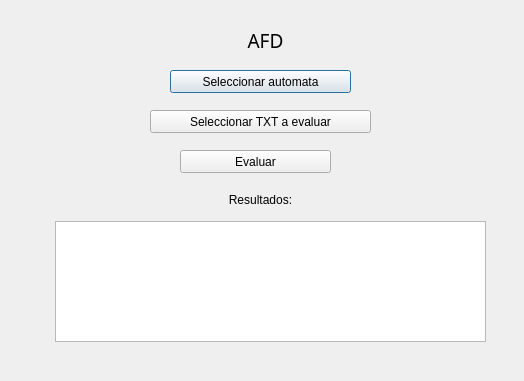
<?xml version="1.0" encoding="UTF-8"?>
<ui version="4.0">
 <class>Dialog</class>
 <widget class="QDialog" name="Dialog">
  <property name="geometry">
   <rect>
    <x>0</x>
    <y>0</y>
    <width>524</width>
    <height>381</height>
   </rect>
  </property>
  <property name="baseSize">
   <size>
    <width>50</width>
    <height>50</height>
   </size>
  </property>
  <property name="windowTitle">
   <string>AFD</string>
  </property>
  <property name="sizeGripEnabled">
   <bool>false</bool>
  </property>
  <widget class="QLabel" name="label">
   <property name="geometry">
    <rect>
     <x>220</x>
     <y>20</y>
     <width>91</width>
     <height>41</height>
    </rect>
   </property>
   <property name="font">
    <font>
     <family>Arial Rounded MT Bold</family>
     <pointsize>14</pointsize>
    </font>
   </property>
   <property name="text">
    <string>AFD</string>
   </property>
   <property name="alignment">
    <set>Qt::AlignCenter</set>
   </property>
  </widget>
  <widget class="QPushButton" name="select_automata">
   <property name="geometry">
    <rect>
     <x>170</x>
     <y>70</y>
     <width>181</width>
     <height>23</height>
    </rect>
   </property>
   <property name="text">
    <string>Seleccionar automata</string>
   </property>
  </widget>
  <widget class="QPushButton" name="select_test">
   <property name="geometry">
    <rect>
     <x>150</x>
     <y>110</y>
     <width>221</width>
     <height>23</height>
    </rect>
   </property>
   <property name="text">
    <string>Seleccionar TXT a evaluar</string>
   </property>
  </widget>
  <widget class="QPushButton" name="evaluate_test">
   <property name="geometry">
    <rect>
     <x>180</x>
     <y>150</y>
     <width>151</width>
     <height>23</height>
    </rect>
   </property>
   <property name="text">
    <string>Evaluar</string>
   </property>
  </widget>
  <widget class="QLabel" name="label_3">
   <property name="geometry">
    <rect>
     <x>180</x>
     <y>190</y>
     <width>161</width>
     <height>20</height>
    </rect>
   </property>
   <property name="font">
    <font>
     <family>Arial</family>
     <pointsize>9</pointsize>
    </font>
   </property>
   <property name="layoutDirection">
    <enum>Qt::LeftToRight</enum>
   </property>
   <property name="text">
    <string>Resultados:</string>
   </property>
   <property name="alignment">
    <set>Qt::AlignCenter</set>
   </property>
  </widget>
  <widget class="QListWidget" name="list_result">
   <property name="geometry">
    <rect>
     <x>55</x>
     <y>221</y>
     <width>431</width>
     <height>121</height>
    </rect>
   </property>
  </widget>
 </widget>
 <resources/>
 <connections/>
</ui>
